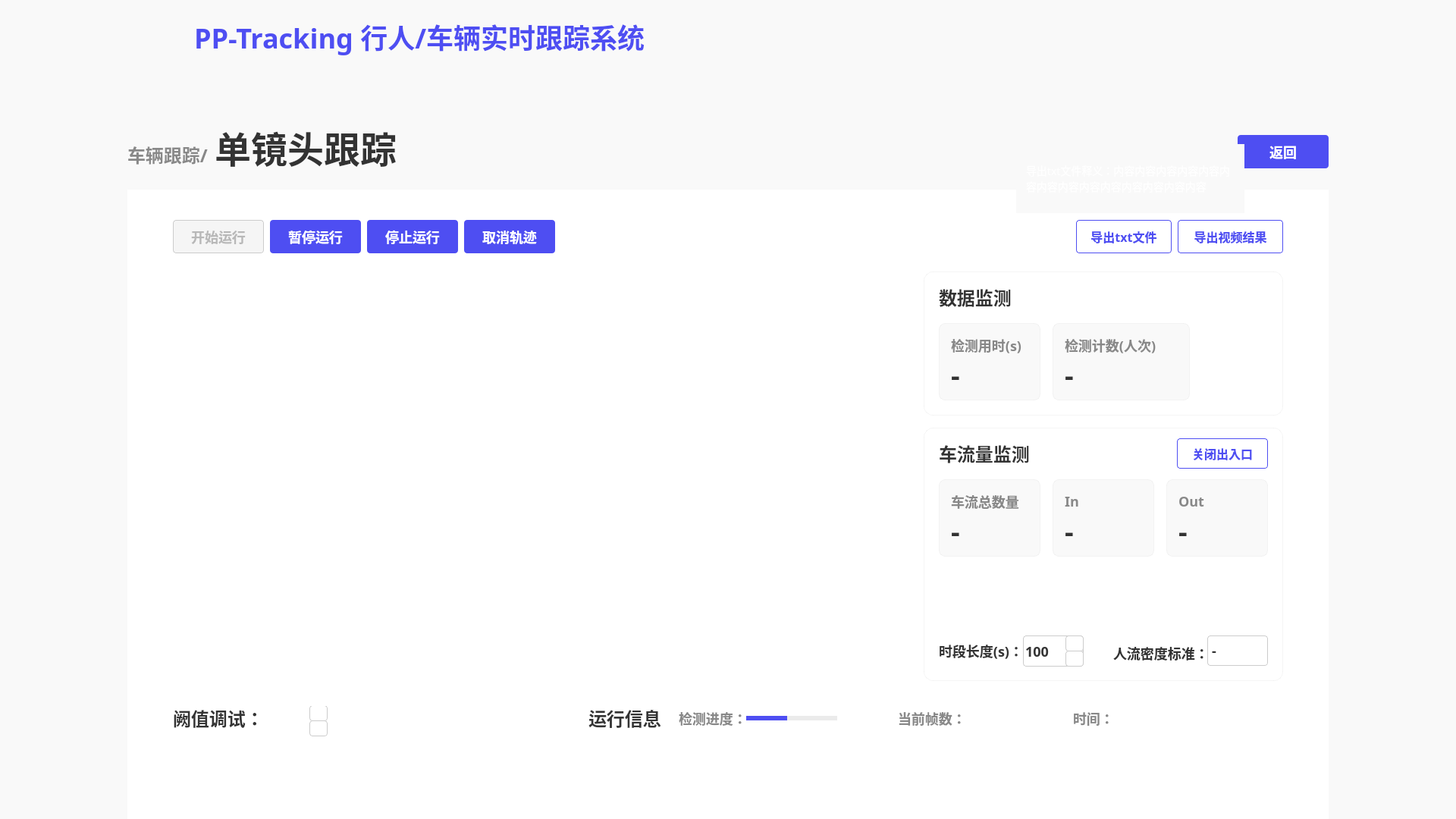
<?xml version="1.0" encoding="UTF-8"?>
<ui version="4.0">
 <class>MainWindow</class>
 <widget class="QMainWindow" name="MainWindow">
  <property name="geometry">
   <rect>
    <x>0</x>
    <y>0</y>
    <width>1920</width>
    <height>1080</height>
   </rect>
  </property>
  <property name="windowTitle">
   <string>MainWindow</string>
  </property>
  <widget class="QWidget" name="centralwidget">
   <property name="styleSheet">
    <string notr="true">QWidget{
background:#F9F9F9;
}</string>
   </property>
   <widget class="QLabel" name="label_2">
    <property name="geometry">
     <rect>
      <x>10</x>
      <y>10</y>
      <width>171</width>
      <height>81</height>
     </rect>
    </property>
    <property name="text">
     <string/>
    </property>
    <property name="pixmap">
     <pixmap resource="../firstSource.qrc">:/1/source/first/PP.PNG</pixmap>
    </property>
    <property name="scaledContents">
     <bool>true</bool>
    </property>
   </widget>
   <widget class="QLabel" name="label_3">
    <property name="geometry">
     <rect>
      <x>0</x>
      <y>0</y>
      <width>1920</width>
      <height>96</height>
     </rect>
    </property>
    <property name="styleSheet">
     <string notr="true">QLabel{
width: 1920px;
height: 96px;
background: #F9F9F9;
box-shadow: 0px 4px 0px 0px rgba(221, 221, 221, 0.3);
}</string>
    </property>
    <property name="text">
     <string/>
    </property>
   </widget>
   <widget class="QLabel" name="label">
    <property name="geometry">
     <rect>
      <x>0</x>
      <y>0</y>
      <width>212</width>
      <height>112</height>
     </rect>
    </property>
    <property name="styleSheet">
     <string notr="true">QLabel{
width: 212px;
height: 112px;
background: linear-gradient(270deg, #5453FF 0%, #553BD2 100%);
box-shadow: 0px 0px 20px 0px rgba(109, 80, 249, 0.4);
}</string>
    </property>
    <property name="text">
     <string/>
    </property>
    <property name="pixmap">
     <pixmap resource="../firstSource.qrc">:/1/source/first/1.PNG</pixmap>
    </property>
    <property name="scaledContents">
     <bool>true</bool>
    </property>
   </widget>
   <widget class="QLabel" name="label_4">
    <property name="geometry">
     <rect>
      <x>256</x>
      <y>22</y>
      <width>651</width>
      <height>52</height>
     </rect>
    </property>
    <property name="styleSheet">
     <string notr="true">QLabel{
width: 592px;
height: 52px;
font-size: 36px;
font-family: AlibabaPuHuiTi_2_75_SemiBold;
background: #F9F9F9;
color: #4E4EF2;
line-height: 52px;
font-weight: bold;
}</string>
    </property>
    <property name="text">
     <string>PP-Tracking 行人/车辆实时跟踪系统</string>
    </property>
   </widget>
   <widget class="QLabel" name="label_5">
    <property name="geometry">
     <rect>
      <x>168</x>
      <y>188</y>
      <width>121</width>
      <height>32</height>
     </rect>
    </property>
    <property name="styleSheet">
     <string notr="true">QLabel{
width: 107px;
height: 32px;
font-size: 24px;
font-family: AlibabaPuHuiTi_2_85_Bold;
color: #888888;
line-height: 32px;
font-weight:bold
}</string>
    </property>
    <property name="text">
     <string>车辆跟踪/</string>
    </property>
   </widget>
   <widget class="QLabel" name="label_6">
    <property name="geometry">
     <rect>
      <x>283</x>
      <y>168</y>
      <width>251</width>
      <height>52</height>
     </rect>
    </property>
    <property name="styleSheet">
     <string notr="true">QLabel{
width: 237px;
height: 52px;
font-size: 48px;
font-family: AlibabaPuHuiTi_2_55_Regular;
color: #333333;
line-height: 52px;
font-weight:bold;
}</string>
    </property>
    <property name="text">
     <string>单镜头跟踪</string>
    </property>
   </widget>
   <widget class="QWidget" name="widget" native="true">
    <property name="geometry">
     <rect>
      <x>168</x>
      <y>250</y>
      <width>1584</width>
      <height>830</height>
     </rect>
    </property>
    <property name="layoutDirection">
     <enum>Qt::LeftToRight</enum>
    </property>
    <property name="styleSheet">
     <string notr="true">QWidget{
width: 1584px;
height: 830px;
background: #FFFFFF;
}</string>
    </property>
    <widget class="QPushButton" name="pushButton">
     <property name="geometry">
      <rect>
       <x>60</x>
       <y>40</y>
       <width>120</width>
       <height>44</height>
      </rect>
     </property>
     <property name="styleSheet">
      <string notr="true">QPushButton{
width: 120px;
height: 44px;
background: #F5F5F5;
border-radius: 4px;
border: 1px solid #CCCCCC;
font-size: 18px;
font-family: AlibabaPuHuiTi_2_65_Medium;
color: #B8B8B8;
line-height: 26px;
font-weight:bold
}</string>
     </property>
     <property name="text">
      <string>开始运行</string>
     </property>
    </widget>
    <widget class="QPushButton" name="pushButton_2">
     <property name="geometry">
      <rect>
       <x>188</x>
       <y>40</y>
       <width>120</width>
       <height>44</height>
      </rect>
     </property>
     <property name="styleSheet">
      <string notr="true">QPushButton{
font-size: 18px;
font-family: AlibabaPuHuiTi_2_65_Medium;
color: #FFFFFF;	
line-height: 26px;

width: 120px;
height: 44px;
background: #4E4EF2;
border-radius: 4px;
font-weight: bold;
}

QPushButton:hover{
width: 120px;
height: 44px;
background: rgba(78, 78, 242, 204);
border-radius: 4px;
opacity: 0.8;

font-size: 18px;
font-family: AlibabaPuHuiTi_2_65_Medium;
color: #FFFFFF;	
line-height: 26px;
font-weight: bold;
}

QPushButton:click{
width: 120px;
height: 44px;
background: #4242D3;
border-radius: 4px;

font-size: 18px;
font-family: AlibabaPuHuiTi_2_65_Medium;
color: #FFFFFF;	
line-height: 26px;
font-weight: bold;
}</string>
     </property>
     <property name="text">
      <string>暂停运行</string>
     </property>
    </widget>
    <widget class="QPushButton" name="pushButton_3">
     <property name="geometry">
      <rect>
       <x>316</x>
       <y>40</y>
       <width>120</width>
       <height>44</height>
      </rect>
     </property>
     <property name="styleSheet">
      <string notr="true">QPushButton{
font-size: 18px;
font-family: AlibabaPuHuiTi_2_65_Medium;
color: #FFFFFF;	
line-height: 26px;

width: 120px;
height: 44px;
background: #4E4EF2;
border-radius: 4px;
font-weight: bold;
}

QPushButton:hover{
width: 120px;
height: 44px;
background: rgba(78, 78, 242, 204);
border-radius: 4px;
opacity: 0.8;

font-size: 18px;
font-family: AlibabaPuHuiTi_2_65_Medium;
color: #FFFFFF;	
line-height: 26px;
font-weight: bold;
}

QPushButton:click{
width: 120px;
height: 44px;
background: #4242D3;
border-radius: 4px;

font-size: 18px;
font-family: AlibabaPuHuiTi_2_65_Medium;
color: #FFFFFF;	
line-height: 26px;
font-weight: bold;
}</string>
     </property>
     <property name="text">
      <string>停止运行</string>
     </property>
    </widget>
    <widget class="QPushButton" name="pushButton_4">
     <property name="geometry">
      <rect>
       <x>444</x>
       <y>40</y>
       <width>120</width>
       <height>44</height>
      </rect>
     </property>
     <property name="styleSheet">
      <string notr="true">QPushButton{
font-size: 18px;
font-family: AlibabaPuHuiTi_2_65_Medium;
color: #FFFFFF;	
line-height: 26px;

width: 120px;
height: 44px;
background: #4E4EF2;
border-radius: 4px;
font-weight: bold;
}

QPushButton:hover{
width: 120px;
height: 44px;
background: rgba(78, 78, 242, 204);
border-radius: 4px;
opacity: 0.8;

font-size: 18px;
font-family: AlibabaPuHuiTi_2_65_Medium;
color: #FFFFFF;	
line-height: 26px;
font-weight: bold;
}

QPushButton:click{
width: 120px;
height: 44px;
background: #4242D3;
border-radius: 4px;

font-size: 18px;
font-family: AlibabaPuHuiTi_2_65_Medium;
color: #FFFFFF;	
line-height: 26px;
font-weight: bold;
}</string>
     </property>
     <property name="text">
      <string>取消轨迹</string>
     </property>
    </widget>
    <widget class="QLabel" name="label_7">
     <property name="geometry">
      <rect>
       <x>60</x>
       <y>108</y>
       <width>960</width>
       <height>540</height>
      </rect>
     </property>
     <property name="styleSheet">
      <string notr="true">QLabel{
width: 960px;
height: 540px;
}</string>
     </property>
     <property name="text">
      <string/>
     </property>
    </widget>
    <widget class="QLabel" name="label_8">
     <property name="geometry">
      <rect>
       <x>60</x>
       <y>679</y>
       <width>111</width>
       <height>36</height>
      </rect>
     </property>
     <property name="styleSheet">
      <string notr="true">QLabel{
width: 119px;
height: 36px;
font-size: 24px;
font-family: AlibabaPuHuiTi_2_65_Medium;
color: #333333;
line-height: 36px;
font-weight:bold;
}</string>
     </property>
     <property name="text">
      <string>阙值调试：</string>
     </property>
    </widget>
    <widget class="QLabel" name="label_12">
     <property name="geometry">
      <rect>
       <x>608</x>
       <y>679</y>
       <width>111</width>
       <height>36</height>
      </rect>
     </property>
     <property name="styleSheet">
      <string notr="true">QLabel{
width: 119px;
height: 36px;
font-size: 24px;
font-family: AlibabaPuHuiTi_2_65_Medium;
color: #333333;
line-height: 36px;
font-weight:bold;
}</string>
     </property>
     <property name="text">
      <string>运行信息</string>
     </property>
    </widget>
    <widget class="QLabel" name="label_13">
     <property name="geometry">
      <rect>
       <x>727</x>
       <y>684</y>
       <width>89</width>
       <height>26</height>
      </rect>
     </property>
     <property name="styleSheet">
      <string notr="true">QLabel{
width: 89px;
height: 26px;
font-size: 18px;
font-family: AlibabaPuHuiTi_2_65_Medium;
color: #888888;
line-height: 26px;
font-weight:bold;
}</string>
     </property>
     <property name="text">
      <string>检测进度：</string>
     </property>
    </widget>
    <widget class="QPushButton" name="pushButton_8">
     <property name="geometry">
      <rect>
       <x>1251</x>
       <y>40</y>
       <width>126</width>
       <height>44</height>
      </rect>
     </property>
     <property name="whatsThis">
      <string>&lt;html&gt;&lt;head/&gt;&lt;body&gt;&lt;p&gt;3411212&lt;/p&gt;&lt;/body&gt;&lt;/html&gt;</string>
     </property>
     <property name="styleSheet">
      <string notr="true">QPushButton{
width: 120px;
height: 40px;
border-radius: 4px;
border: 1px solid #4E4EF2;
font-weight:bold;

font-size: 16px;
font-family: AlibabaPuHuiTi_2_65_Medium;
color: #4E4EF2;
line-height: 24px;
}
QPushButton:hover{
width: 120px;
height: 44px;
background: rgba(255, 255, 255, 204);
border-radius: 4px;
border: 1px solid rgba(78, 78, 242, 204);

font-weight:bold;
font-size: 16px;
font-family: AlibabaPuHuiTi_2_65_Medium;
color: rgba(78, 78, 242, 204);
line-height: 24px;
}</string>
     </property>
     <property name="text">
      <string>导出txt文件</string>
     </property>
    </widget>
    <widget class="QPushButton" name="pushButton_9">
     <property name="geometry">
      <rect>
       <x>1385</x>
       <y>40</y>
       <width>139</width>
       <height>44</height>
      </rect>
     </property>
     <property name="styleSheet">
      <string notr="true">QPushButton{
width: 120px;
height: 40px;
border-radius: 4px;
border: 1px solid #4E4EF2;
font-weight:bold;

font-size: 16px;
font-family: AlibabaPuHuiTi_2_65_Medium;
color: #4E4EF2;
line-height: 24px;
}
QPushButton:hover{
width: 120px;
height: 44px;
background: rgba(255, 255, 255, 204);
border-radius: 4px;
border: 1px solid rgba(78, 78, 242, 204);

font-weight:bold;
font-size: 16px;
font-family: AlibabaPuHuiTi_2_65_Medium;
color: rgba(78, 78, 242, 204);
line-height: 24px;
}</string>
     </property>
     <property name="text">
      <string>导出视频结果</string>
     </property>
    </widget>
    <widget class="QWidget" name="widget_2" native="true">
     <property name="geometry">
      <rect>
       <x>1050</x>
       <y>108</y>
       <width>474</width>
       <height>190</height>
      </rect>
     </property>
     <property name="styleSheet">
      <string notr="true">QWidget{
width: 474px;
height: 190px;
background: #FFFFFF;
box-shadow: 0px 0px 50px 0px rgba(0, 0, 0, 0.06);
border-radius: 12px;
border: 1px solid rgba(221, 221, 221, 0.3);
}</string>
     </property>
     <widget class="QLabel" name="label_14">
      <property name="geometry">
       <rect>
        <x>20</x>
        <y>16</y>
        <width>111</width>
        <height>36</height>
       </rect>
      </property>
      <property name="styleSheet">
       <string notr="true">QLabel{
width: 95px;
height: 36px;
font-size: 24px;
font-family: AlibabaPuHuiTi_2_65_Medium;
color: #333333;
line-height: 36px;

border-radius: 0px;
border: 0px solid rgba(221, 221, 221, 0.3);

font-weight:bold;
}</string>
      </property>
      <property name="text">
       <string>数据监测</string>
      </property>
     </widget>
     <widget class="QWidget" name="widget_4" native="true">
      <property name="geometry">
       <rect>
        <x>20</x>
        <y>68</y>
        <width>134</width>
        <height>102</height>
       </rect>
      </property>
      <property name="styleSheet">
       <string notr="true">QWidget{
width: 134px;
height: 102px;
background: #F9F9F9;
border-radius: 8px;
}</string>
      </property>
      <widget class="QLabel" name="label_25">
       <property name="geometry">
        <rect>
         <x>16</x>
         <y>16</y>
         <width>111</width>
         <height>26</height>
        </rect>
       </property>
       <property name="styleSheet">
        <string notr="true">QLabel{
width: 102px;
height: 26px;
font-size: 18px;
font-family: AlibabaPuHuiTi_2_65_Medium;
color: #888888;
line-height: 26px;
font-weight:bold;

border-radius: 0px;
border:0px
}</string>
       </property>
       <property name="text">
        <string>检测用时(s)</string>
       </property>
      </widget>
      <widget class="QLabel" name="label_26">
       <property name="geometry">
        <rect>
         <x>16</x>
         <y>50</y>
         <width>101</width>
         <height>36</height>
        </rect>
       </property>
       <property name="styleSheet">
        <string notr="true">QLabel{
width: 25px;
height: 36px;
font-size: 36px;
font-family: AlibabaPuHuiTi_2_85_Bold;
color: #333333;
line-height: 36px;
font-weight:bold;

border-radius:0px;
border:0px
}</string>
       </property>
       <property name="text">
        <string>-</string>
       </property>
      </widget>
     </widget>
     <widget class="QWidget" name="widget_5" native="true">
      <property name="geometry">
       <rect>
        <x>170</x>
        <y>68</y>
        <width>181</width>
        <height>102</height>
       </rect>
      </property>
      <property name="styleSheet">
       <string notr="true">QWidget{
width: 134px;
height: 102px;
background: #F9F9F9;
border-radius: 8px;
}</string>
      </property>
      <widget class="QLabel" name="label_27">
       <property name="geometry">
        <rect>
         <x>16</x>
         <y>16</y>
         <width>131</width>
         <height>26</height>
        </rect>
       </property>
       <property name="styleSheet">
        <string notr="true">QLabel{
width: 102px;
height: 26px;
font-size: 18px;
font-family: AlibabaPuHuiTi_2_65_Medium;
color: #888888;
line-height: 26px;
font-weight:bold;

border-radius: 0px;
border:0px
}</string>
       </property>
       <property name="text">
        <string>检测计数(人次)</string>
       </property>
      </widget>
      <widget class="QLabel" name="label_28">
       <property name="geometry">
        <rect>
         <x>16</x>
         <y>50</y>
         <width>101</width>
         <height>36</height>
        </rect>
       </property>
       <property name="styleSheet">
        <string notr="true">QLabel{
width: 25px;
height: 36px;
font-size: 36px;
font-family: AlibabaPuHuiTi_2_85_Bold;
color: #333333;
line-height: 36px;
font-weight:bold;

border-radius:0px;
border:0px
}</string>
       </property>
       <property name="text">
        <string>-</string>
       </property>
      </widget>
     </widget>
    </widget>
    <widget class="QWidget" name="widget_3" native="true">
     <property name="geometry">
      <rect>
       <x>1050</x>
       <y>314</y>
       <width>474</width>
       <height>334</height>
      </rect>
     </property>
     <property name="styleSheet">
      <string notr="true">QWidget{
width: 474px;
height: 334px;
background: #FFFFFF;
box-shadow: 0px 0px 50px 0px rgba(0, 0, 0, 0.06);
border-radius: 12px;
border: 1px solid rgba(221, 221, 221, 0.3);
}
</string>
     </property>
     <widget class="QLabel" name="label_15">
      <property name="geometry">
       <rect>
        <x>20</x>
        <y>16</y>
        <width>141</width>
        <height>36</height>
       </rect>
      </property>
      <property name="styleSheet">
       <string notr="true">QLabel{
border-radius: 0px;
border: 0px solid rgba(221, 221, 221, 0.3);
font-weight:bold;
width: 119px;
height: 36px;
font-size: 24px;
font-family: AlibabaPuHuiTi_2_65_Medium;
color: #333333;
line-height: 36px;
}</string>
      </property>
      <property name="text">
       <string>车流量监测</string>
      </property>
     </widget>
     <widget class="QPushButton" name="pushButton_10">
      <property name="geometry">
       <rect>
        <x>334</x>
        <y>14</y>
        <width>120</width>
        <height>40</height>
       </rect>
      </property>
      <property name="styleSheet">
       <string notr="true">QPushButton{
width: 120px;
height: 40px;
border-radius: 4px;
border: 1px solid #4E4EF2;
font-weight:bold;

font-size: 16px;
font-family: AlibabaPuHuiTi_2_65_Medium;
color: #4E4EF2;
line-height: 24px;
}
QPushButton:hover{
width: 120px;
height: 44px;
background: rgba(255, 255, 255, 204);
border-radius: 4px;
border: 1px solid rgba(78, 78, 242, 204);

font-weight:bold;
font-size: 16px;
font-family: AlibabaPuHuiTi_2_65_Medium;
color: rgba(78, 78, 242, 204);
line-height: 24px;
}</string>
      </property>
      <property name="text">
       <string>关闭出入口</string>
      </property>
     </widget>
     <widget class="QLabel" name="label_16">
      <property name="geometry">
       <rect>
        <x>20</x>
        <y>281</y>
        <width>111</width>
        <height>26</height>
       </rect>
      </property>
      <property name="styleSheet">
       <string notr="true">QLabel{
width: 111px;
height: 26px;
font-size: 18px;
font-family: AlibabaPuHuiTi_2_55_Regular;
color: #333333;
line-height: 26px;
font-weight:bold;
border-radius: 0px;
border: 0px solid rgba(221, 221, 221, 0.3);
}</string>
      </property>
      <property name="text">
       <string>时段长度(s)：</string>
      </property>
     </widget>
     <widget class="QLabel" name="label_20">
      <property name="geometry">
       <rect>
        <x>250</x>
        <y>284</y>
        <width>131</width>
        <height>26</height>
       </rect>
      </property>
      <property name="styleSheet">
       <string notr="true">QLabel{
width: 111px;
height: 26px;
font-size: 18px;
font-family: AlibabaPuHuiTi_2_55_Regular;
color: #333333;
line-height: 26px;
font-weight:bold;
border-radius: 0px;
border: 0px solid rgba(221, 221, 221, 0.3);
}</string>
      </property>
      <property name="text">
       <string>人流密度标准：</string>
      </property>
     </widget>
     <widget class="QLabel" name="label_21">
      <property name="geometry">
       <rect>
        <x>374</x>
        <y>274</y>
        <width>80</width>
        <height>40</height>
       </rect>
      </property>
      <property name="styleSheet">
       <string notr="true">QLabel{
width: 80px;
height: 40px;
background: #FFFFFF;
border-radius: 4px;
border: 1px solid #CCCCCC;

font-size: 18px;
font-family: AlibabaPuHuiTi_2_65_Medium;
color: #333333;
line-height: 26px;
font-weight:bold;
}</string>
      </property>
      <property name="text">
       <string>-</string>
      </property>
     </widget>
     <widget class="QLineEdit" name="lineEdit_2">
      <property name="geometry">
       <rect>
        <x>131</x>
        <y>274</y>
        <width>80</width>
        <height>41</height>
       </rect>
      </property>
      <property name="styleSheet">
       <string notr="true">QLineEdit{
width: 80px;
height: 40px;
background: #FFFFFF;
border-radius: 4px;
border: 1px solid #CCCCCC;

font-size: 18px;
font-family: AlibabaPuHuiTi_2_65_Medium;
color: #333333;
line-height: 26px;
font-weight:bold;
}</string>
      </property>
      <property name="text">
       <string>100</string>
      </property>
     </widget>
     <widget class="QLabel" name="label_9">
      <property name="geometry">
       <rect>
        <x>187</x>
        <y>274</y>
        <width>24</width>
        <height>21</height>
       </rect>
      </property>
      <property name="styleSheet">
       <string notr="true">QLabel{
width: 24px;
height: 21px;
background: #FFFFFF;
border-radius: 4px 4px 0px 0px;
border: 1px solid #CCCCCC;
}</string>
      </property>
      <property name="text">
       <string/>
      </property>
     </widget>
     <widget class="QLabel" name="label_17">
      <property name="geometry">
       <rect>
        <x>187</x>
        <y>294</y>
        <width>24</width>
        <height>21</height>
       </rect>
      </property>
      <property name="styleSheet">
       <string notr="true">QLabel{
width: 24px;
height: 21px;
background: #FFFFFF;
border-radius:4px;
border: 1px solid #CCCCCC;
}</string>
      </property>
      <property name="text">
       <string/>
      </property>
     </widget>
     <widget class="QPushButton" name="pushButton_5">
      <property name="geometry">
       <rect>
        <x>191</x>
        <y>276</y>
        <width>16</width>
        <height>16</height>
       </rect>
      </property>
      <property name="styleSheet">
       <string notr="true">QPushButton{
image:url(:/1/source/second/normal_triangle_up.png);
border:0px
}

QPushButton:hover{
image:url(:/1/source/second/light_up.png);
border:0px
}</string>
      </property>
      <property name="text">
       <string/>
      </property>
     </widget>
     <widget class="QPushButton" name="pushButton_6">
      <property name="geometry">
       <rect>
        <x>191</x>
        <y>296</y>
        <width>16</width>
        <height>16</height>
       </rect>
      </property>
      <property name="styleSheet">
       <string notr="true">QPushButton{
image:url(:/1/source/second/normal_triangle_down.png);
border:0px
}
QPushButton:hover{
image:url(:/1/source/second/light_down.png);
border:0px
}</string>
      </property>
      <property name="text">
       <string/>
      </property>
     </widget>
     <widget class="QWidget" name="widget_7" native="true">
      <property name="geometry">
       <rect>
        <x>20</x>
        <y>68</y>
        <width>134</width>
        <height>102</height>
       </rect>
      </property>
      <property name="styleSheet">
       <string notr="true">QWidget{
width: 134px;
height: 102px;
background: #F9F9F9;
border-radius: 8px;
}</string>
      </property>
      <widget class="QLabel" name="label_31">
       <property name="geometry">
        <rect>
         <x>16</x>
         <y>16</y>
         <width>111</width>
         <height>26</height>
        </rect>
       </property>
       <property name="styleSheet">
        <string notr="true">QLabel{
width: 102px;
height: 26px;
font-size: 18px;
font-family: AlibabaPuHuiTi_2_65_Medium;
color: #888888;
line-height: 26px;
font-weight:bold;

border-radius: 0px;
border:0px
}</string>
       </property>
       <property name="text">
        <string>车流总数量</string>
       </property>
      </widget>
      <widget class="QLabel" name="label_32">
       <property name="geometry">
        <rect>
         <x>16</x>
         <y>50</y>
         <width>101</width>
         <height>36</height>
        </rect>
       </property>
       <property name="styleSheet">
        <string notr="true">QLabel{
width: 25px;
height: 36px;
font-size: 36px;
font-family: AlibabaPuHuiTi_2_85_Bold;
color: #333333;
line-height: 36px;
font-weight:bold;

border-radius:0px;
border:0px
}</string>
       </property>
       <property name="text">
        <string>-</string>
       </property>
      </widget>
     </widget>
     <widget class="QWidget" name="widget_9" native="true">
      <property name="geometry">
       <rect>
        <x>170</x>
        <y>68</y>
        <width>134</width>
        <height>102</height>
       </rect>
      </property>
      <property name="styleSheet">
       <string notr="true">QWidget{
width: 134px;
height: 102px;
background: #F9F9F9;
border-radius: 8px;
}</string>
      </property>
      <widget class="QLabel" name="label_33">
       <property name="geometry">
        <rect>
         <x>16</x>
         <y>16</y>
         <width>111</width>
         <height>26</height>
        </rect>
       </property>
       <property name="styleSheet">
        <string notr="true">QLabel{
width: 102px;
height: 26px;
font-size: 18px;
font-family: AlibabaPuHuiTi_2_65_Medium;
color: #888888;
line-height: 26px;
font-weight:bold;

border-radius: 0px;
border:0px
}</string>
       </property>
       <property name="text">
        <string>In</string>
       </property>
      </widget>
      <widget class="QLabel" name="label_34">
       <property name="geometry">
        <rect>
         <x>16</x>
         <y>50</y>
         <width>101</width>
         <height>36</height>
        </rect>
       </property>
       <property name="styleSheet">
        <string notr="true">QLabel{
width: 25px;
height: 36px;
font-size: 36px;
font-family: AlibabaPuHuiTi_2_85_Bold;
color: #333333;
line-height: 36px;
font-weight:bold;

border-radius:0px;
border:0px
}</string>
       </property>
       <property name="text">
        <string>-</string>
       </property>
      </widget>
     </widget>
     <widget class="QWidget" name="widget_10" native="true">
      <property name="geometry">
       <rect>
        <x>320</x>
        <y>68</y>
        <width>134</width>
        <height>102</height>
       </rect>
      </property>
      <property name="styleSheet">
       <string notr="true">QWidget{
width: 134px;
height: 102px;
background: #F9F9F9;
border-radius: 8px;
}</string>
      </property>
      <widget class="QLabel" name="label_35">
       <property name="geometry">
        <rect>
         <x>16</x>
         <y>16</y>
         <width>111</width>
         <height>26</height>
        </rect>
       </property>
       <property name="styleSheet">
        <string notr="true">QLabel{
width: 102px;
height: 26px;
font-size: 18px;
font-family: AlibabaPuHuiTi_2_65_Medium;
color: #888888;
line-height: 26px;
font-weight:bold;

border-radius: 0px;
border:0px
}</string>
       </property>
       <property name="text">
        <string>Out</string>
       </property>
      </widget>
      <widget class="QLabel" name="label_36">
       <property name="geometry">
        <rect>
         <x>16</x>
         <y>50</y>
         <width>101</width>
         <height>36</height>
        </rect>
       </property>
       <property name="styleSheet">
        <string notr="true">QLabel{
width: 25px;
height: 36px;
font-size: 36px;
font-family: AlibabaPuHuiTi_2_85_Bold;
color: #333333;
line-height: 36px;
font-weight:bold;

border-radius:0px;
border:0px
}</string>
       </property>
       <property name="text">
        <string>-</string>
       </property>
      </widget>
     </widget>
     <zorder>lineEdit_2</zorder>
     <zorder>label_15</zorder>
     <zorder>pushButton_10</zorder>
     <zorder>label_16</zorder>
     <zorder>label_20</zorder>
     <zorder>label_21</zorder>
     <zorder>label_9</zorder>
     <zorder>pushButton_5</zorder>
     <zorder>label_17</zorder>
     <zorder>pushButton_6</zorder>
     <zorder>widget_7</zorder>
     <zorder>widget_9</zorder>
     <zorder>widget_10</zorder>
    </widget>
    <widget class="QLabel" name="label_22">
     <property name="geometry">
      <rect>
       <x>1016</x>
       <y>684</y>
       <width>89</width>
       <height>26</height>
      </rect>
     </property>
     <property name="styleSheet">
      <string notr="true">QLabel{
width: 89px;
height: 26px;
font-size: 18px;
font-family: AlibabaPuHuiTi_2_65_Medium;
color: #888888;
line-height: 26px;
font-weight:bold;
}</string>
     </property>
     <property name="text">
      <string>当前帧数：</string>
     </property>
    </widget>
    <widget class="QLabel" name="label_23">
     <property name="geometry">
      <rect>
       <x>1247</x>
       <y>684</y>
       <width>51</width>
       <height>26</height>
      </rect>
     </property>
     <property name="styleSheet">
      <string notr="true">QLabel{
width: 89px;
height: 26px;
font-size: 18px;
font-family: AlibabaPuHuiTi_2_65_Medium;
color: #888888;
line-height: 26px;
font-weight:bold;
}</string>
     </property>
     <property name="text">
      <string>时间：</string>
     </property>
    </widget>
    <widget class="QWidget" name="widget_8" native="true">
     <property name="geometry">
      <rect>
       <x>816</x>
       <y>694</y>
       <width>120</width>
       <height>6</height>
      </rect>
     </property>
     <property name="styleSheet">
      <string notr="true">QWidget{
width: 120px;
height: 6px;
background: rgba(221, 221, 221, 0.6);
border-radius: 5px;
}</string>
     </property>
     <widget class="QLabel" name="label_progressBar">
      <property name="geometry">
       <rect>
        <x>0</x>
        <y>0</y>
        <width>54</width>
        <height>6</height>
       </rect>
      </property>
      <property name="styleSheet">
       <string notr="true">QLabel{
width: 70px;
height: 6px;
background: #4E4EF2;
border-radius: 5px;
}</string>
      </property>
      <property name="text">
       <string/>
      </property>
     </widget>
    </widget>
    <widget class="QLabel" name="label_progressBar_num">
     <property name="geometry">
      <rect>
       <x>852</x>
       <y>654</y>
       <width>48</width>
       <height>36</height>
      </rect>
     </property>
     <property name="styleSheet">
      <string notr="true">QLabel{
width: 48px;
height: 36px;
font-size: 24px;
font-family: AlibabaPuHuiTi_2_65_Medium;
color: #4E4EF2;
line-height: 36px;
font-weight:bold
}</string>
     </property>
     <property name="text">
      <string/>
     </property>
    </widget>
    <widget class="QLabel" name="label_frames">
     <property name="geometry">
      <rect>
       <x>1105</x>
       <y>684</y>
       <width>111</width>
       <height>26</height>
      </rect>
     </property>
     <property name="styleSheet">
      <string notr="true">QLabel{
width: 89px;
height: 26px;
font-size: 18px;
font-family: AlibabaPuHuiTi_2_65_Medium;
color: #888888;
line-height: 26px;
font-weight:bold;
}</string>
     </property>
     <property name="text">
      <string/>
     </property>
    </widget>
    <widget class="QLabel" name="label_time">
     <property name="geometry">
      <rect>
       <x>1301</x>
       <y>684</y>
       <width>251</width>
       <height>26</height>
      </rect>
     </property>
     <property name="styleSheet">
      <string notr="true">QLabel{
width: 89px;
height: 26px;
font-size: 18px;
font-family: AlibabaPuHuiTi_2_65_Medium;
color: #888888;
line-height: 26px;
font-weight:bold;
}</string>
     </property>
     <property name="text">
      <string/>
     </property>
    </widget>
    <widget class="QLabel" name="label_10">
     <property name="geometry">
      <rect>
       <x>240</x>
       <y>680</y>
       <width>24</width>
       <height>21</height>
      </rect>
     </property>
     <property name="styleSheet">
      <string notr="true">QLabel{
width: 24px;
height: 21px;
background: #FFFFFF;
border-radius: 4px 4px 0px 0px;
border: 1px solid #CCCCCC;
}</string>
     </property>
     <property name="text">
      <string/>
     </property>
    </widget>
    <widget class="QLabel" name="label_18">
     <property name="geometry">
      <rect>
       <x>240</x>
       <y>700</y>
       <width>24</width>
       <height>21</height>
      </rect>
     </property>
     <property name="styleSheet">
      <string notr="true">QLabel{
width: 24px;
height: 21px;
background: #FFFFFF;
border-radius:4px;
border: 1px solid #CCCCCC;
}</string>
     </property>
     <property name="text">
      <string/>
     </property>
    </widget>
    <widget class="QPushButton" name="pushButton_7">
     <property name="geometry">
      <rect>
       <x>244</x>
       <y>682</y>
       <width>16</width>
       <height>16</height>
      </rect>
     </property>
     <property name="styleSheet">
      <string notr="true">QPushButton{
image:url(:/1/source/second/normal_triangle_up.png);
border:0px
}

QPushButton:hover{
image:url(:/1/source/second/light_up.png);
border:0px
}</string>
     </property>
     <property name="text">
      <string/>
     </property>
    </widget>
    <widget class="QPushButton" name="pushButton_11">
     <property name="geometry">
      <rect>
       <x>244</x>
       <y>702</y>
       <width>16</width>
       <height>16</height>
      </rect>
     </property>
     <property name="styleSheet">
      <string notr="true">QPushButton{
image:url(:/1/source/second/normal_triangle_down.png);
border:0px
}
QPushButton:hover{
image:url(:/1/source/second/light_down.png);
border:0px
}</string>
     </property>
     <property name="text">
      <string/>
     </property>
    </widget>
    <widget class="QLabel" name="label_confi_tip">
     <property name="geometry">
      <rect>
       <x>70</x>
       <y>590</y>
       <width>301</width>
       <height>91</height>
      </rect>
     </property>
     <property name="styleSheet">
      <string notr="true">QLabel{
width: 300px;
height: 108px;
opacity: 0.1;
background:url(:/1/source/second/ToolTip.PNG);
background-repeat: no-repeat;

font-size: 14px;
font-family: AlibabaPuHuiTi_2_55_Regular;
color: #FFFFFF;
line-height: 22px;
padding:10px
}</string>
     </property>
     <property name="text">
      <string>阙值调试释义：内容内容内容内容内容内容内容内容内容内容内容内容内容内容内容内容内容内容</string>
     </property>
     <property name="scaledContents">
      <bool>true</bool>
     </property>
     <property name="alignment">
      <set>Qt::AlignLeading|Qt::AlignLeft|Qt::AlignVCenter</set>
     </property>
     <property name="wordWrap">
      <bool>true</bool>
     </property>
    </widget>
   </widget>
   <widget class="QLabel" name="label_txt_tip">
    <property name="geometry">
     <rect>
      <x>1340</x>
      <y>190</y>
      <width>301</width>
      <height>91</height>
     </rect>
    </property>
    <property name="styleSheet">
     <string notr="true">QLabel{
width: 300px;
height: 108px;
opacity: 0.1;
background:url(:/1/source/second/ToolTip.PNG);
background-repeat: no-repeat;

font-size: 14px;
font-family: AlibabaPuHuiTi_2_55_Regular;
color: #FFFFFF;
line-height: 22px;
padding:10px
}</string>
    </property>
    <property name="text">
     <string>导出txt文件释义：内容内容内容内容内容内容内容内容内容内容内容内容内容内容</string>
    </property>
    <property name="scaledContents">
     <bool>true</bool>
    </property>
    <property name="alignment">
     <set>Qt::AlignLeading|Qt::AlignLeft|Qt::AlignVCenter</set>
    </property>
    <property name="wordWrap">
     <bool>true</bool>
    </property>
   </widget>
   <widget class="QPushButton" name="pushButton_13">
    <property name="geometry">
     <rect>
      <x>1632</x>
      <y>178</y>
      <width>120</width>
      <height>44</height>
     </rect>
    </property>
    <property name="styleSheet">
     <string notr="true">QPushButton{
font-size: 18px;
font-family: AlibabaPuHuiTi_2_65_Medium;
color: #FFFFFF;	
line-height: 26px;

width: 120px;
height: 44px;
background: #4E4EF2;
border-radius: 4px;
font-weight: bold;
}

QPushButton:hover{
width: 120px;
height: 44px;
background: rgba(78, 78, 242, 204);
border-radius: 4px;
opacity: 0.8;

font-size: 18px;
font-family: AlibabaPuHuiTi_2_65_Medium;
color: #FFFFFF;	
line-height: 26px;
font-weight: bold;
}

QPushButton:click{
width: 120px;
height: 44px;
background: #4242D3;
border-radius: 4px;

font-size: 18px;
font-family: AlibabaPuHuiTi_2_65_Medium;
color: #FFFFFF;	
line-height: 26px;
font-weight: bold;
}</string>
    </property>
    <property name="text">
     <string>返回</string>
    </property>
   </widget>
   <zorder>label_3</zorder>
   <zorder>label</zorder>
   <zorder>label_4</zorder>
   <zorder>label_2</zorder>
   <zorder>label_5</zorder>
   <zorder>label_6</zorder>
   <zorder>widget</zorder>
   <zorder>pushButton_13</zorder>
   <zorder>label_txt_tip</zorder>
  </widget>
 </widget>
 <resources>
  <include location="../firstSource.qrc"/>
  <include location="../secondSource.qrc"/>
 </resources>
 <connections/>
</ui>
